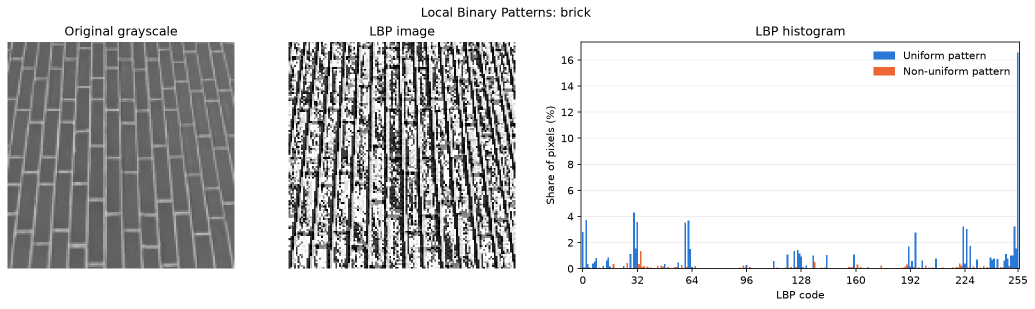
#> input picture results/lbp/brick_lbp.png, 2070 x 617 px, given in place of 10037.jpg, which was not available (shown at 1/2 size)
$ python lbp.py
#> lines starting #> are read from the running program, lines starting #| are printed output that depends on the picture; pictures that were not available may be replaced by others from this repository, and a replacement may not be noted
import csv
from pathlib import Path

import cv2
import matplotlib.pyplot as plt
import numpy as np
from matplotlib.patches import Patch
from skimage import data


IMAGE_SIZE = (128, 128)
FACE_CROP = (slice(10, 210), slice(130, 330))
# Clockwise from the top-left neighbour. The first offset is the lowest bit.
NEIGHBOR_OFFSETS = [
    (-1, -1),
    (-1, 0),
    (-1, 1),
    (0, 1),
    (1, 1),
    (1, 0),
    (1, -1),
    (0, -1),
]
NUMBER_OF_CODES = 256
UNIFORM_COLOR = "#2a78d6"
NON_UNIFORM_COLOR = "#eb6834"


def prepare_image(image):
    if image.ndim == 3:
        image = cv2.cvtColor(image, cv2.COLOR_RGB2GRAY)
    return cv2.resize(image, IMAGE_SIZE, interpolation=cv2.INTER_AREA)


def load_forest_image(image_path):
    image = cv2.imread(str(image_path), cv2.IMREAD_GRAYSCALE)
#> image: shape (617, 2070); min 0, max 255, mean 210.2
    if image is None:
        raise FileNotFoundError(f"Could not load image: {image_path}")
    return prepare_image(image)


def compute_lbp(image):
    if image.ndim != 2:
        raise ValueError("LBP expects a grayscale image")

    rows, columns = image.shape
    center = image[1:-1, 1:-1]
    lbp_image = np.zeros(center.shape, dtype=np.uint8)

    # Border pixels lack a full neighbourhood, so only interior pixels get a code.
    for bit, (row_offset, column_offset) in enumerate(NEIGHBOR_OFFSETS):
        neighbor = image[
            1 + row_offset : rows - 1 + row_offset,
            1 + column_offset : columns - 1 + column_offset,
        ]
        lbp_image |= (neighbor >= center).astype(np.uint8) << bit

    return lbp_image


def lbp_histogram(lbp_image):
    histogram = np.zeros(NUMBER_OF_CODES, dtype=np.int64)
    for code in lbp_image.ravel():
        histogram[code] += 1
    return histogram


def uniform_code_mask():
    # A uniform pattern has at most two 0/1 transitions around the circle.
    mask = np.zeros(NUMBER_OF_CODES, dtype=bool)
    for code in range(NUMBER_OF_CODES):
        bits = [(code >> bit) & 1 for bit in range(8)]
        transitions = sum(bits[bit] != bits[(bit + 1) % 8] for bit in range(8))
        mask[code] = transitions <= 2
    return mask


def summarize_histogram(histogram, uniform_mask):
    frequencies = histogram / histogram.sum()
    occupied = frequencies[frequencies > 0]
    entropy = -np.sum(occupied * np.log2(occupied))
    most_common = np.argsort(histogram)[::-1][:3]
    return {
        "uniform_share": frequencies[uniform_mask].sum(),
        "entropy": entropy,
        "most_common": [(int(code), frequencies[code]) for code in most_common],
    }


def plot_histogram(axis, histogram, uniform_mask):
    codes = np.arange(NUMBER_OF_CODES)
    percentages = histogram / histogram.sum() * 100
    colors = np.where(uniform_mask, UNIFORM_COLOR, NON_UNIFORM_COLOR)
    axis.bar(codes, percentages, width=1.0, color=colors)
    axis.set_xlim(-1, NUMBER_OF_CODES)
    axis.set_xticks([0, 32, 64, 96, 128, 160, 192, 224, 255])
    axis.grid(axis="y", alpha=0.25)
    axis.set_axisbelow(True)


def histogram_legend_handles():
    return [
        Patch(color=UNIFORM_COLOR, label="Uniform pattern"),
        Patch(color=NON_UNIFORM_COLOR, label="Non-uniform pattern"),
    ]


def save_image_comparison(
    image, lbp_image, histogram, uniform_mask, image_name, output_directory
):
    figure, axes = plt.subplots(
        1,
        3,
        figsize=(14, 4),
        width_ratios=[1, 1, 1.6],
        layout="constrained",
    )

    axes[0].imshow(image, cmap="gray", vmin=0, vmax=255)
    axes[0].set_title("Original grayscale")
    axes[0].axis("off")

    axes[1].imshow(lbp_image, cmap="gray", vmin=0, vmax=255)
    axes[1].set_title("LBP image")
    axes[1].axis("off")

    plot_histogram(axes[2], histogram, uniform_mask)
    axes[2].set(
        title="LBP histogram",
        xlabel="LBP code",
        ylabel="Share of pixels (%)",
    )
    axes[2].legend(handles=histogram_legend_handles(), frameon=False)

    figure.suptitle(f"Local Binary Patterns: {image_name}")
    output_path = output_directory / f"{image_name}_lbp.png"
    figure.savefig(output_path, dpi=150, bbox_inches="tight")
    plt.close(figure)
    print(f"Comparison saved to: {output_path}")


def save_histogram_comparison(histograms, uniform_mask, output_directory):
    figure, axes = plt.subplots(
        len(histograms),
        1,
        figsize=(10, 7.5),
        sharex=True,
        sharey=True,
        layout="constrained",
    )

    for axis, (image_name, histogram) in zip(axes, histograms.items()):
        plot_histogram(axis, histogram, uniform_mask)
        axis.set_title(image_name.capitalize(), loc="left")
        axis.set_ylabel("Share of pixels (%)")

    axes[0].legend(handles=histogram_legend_handles(), frameon=False, ncols=2)
    axes[-1].set_xlabel("LBP code")
    figure.suptitle("LBP histograms of the three images")
    output_path = output_directory / "histogram_comparison.png"
    figure.savefig(output_path, dpi=150, bbox_inches="tight")
    plt.close(figure)
    print(f"Histogram comparison saved to: {output_path}")


def save_metrics(summaries, output_directory):
    output_path = output_directory / "metrics.csv"
    with output_path.open("w", newline="", encoding="utf-8") as csv_file:
        writer = csv.writer(csv_file)
        writer.writerow(
            ["image", "uniform_share", "entropy_bits", "most_common_codes"]
        )
        for image_name, summary in summaries.items():
            most_common = "; ".join(
                f"{code} ({code:08b}) {share:.4f}"
                for code, share in summary["most_common"]
            )
            writer.writerow(
                [
                    image_name,
                    f"{summary['uniform_share']:.4f}",
                    f"{summary['entropy']:.4f}",
                    most_common,
                ]
            )

    print(f"Metrics saved to: {output_path}")
    print("\nimage  | uniform share | entropy (bits) | most common codes")
    print("-------|---------------|----------------|------------------")
    for image_name, summary in summaries.items():
        most_common = ", ".join(
            f"{code} ({share:.1%})" for code, share in summary["most_common"]
        )
        print(
            f"{image_name:<6} | {summary['uniform_share']:>13.1%} | "
            f"{summary['entropy']:>14.2f} | {most_common}"
        )


def main():
    project_root = Path(__file__).resolve().parents[1]
    forest_path = (
        project_root
        / "data"
        / "intel-image-classification"
        / "seg_train"
        / "seg_train"
        / "forest"
        / "10037.jpg"
    )
    output_directory = project_root / "results" / "lbp"
    output_directory.mkdir(parents=True, exist_ok=True)

    # The texture and face images are sample images bundled with scikit-image.
    images = {
        "forest": load_forest_image(forest_path),
        "brick": prepare_image(data.brick()),
        "face": prepare_image(data.astronaut()[FACE_CROP]),
    }
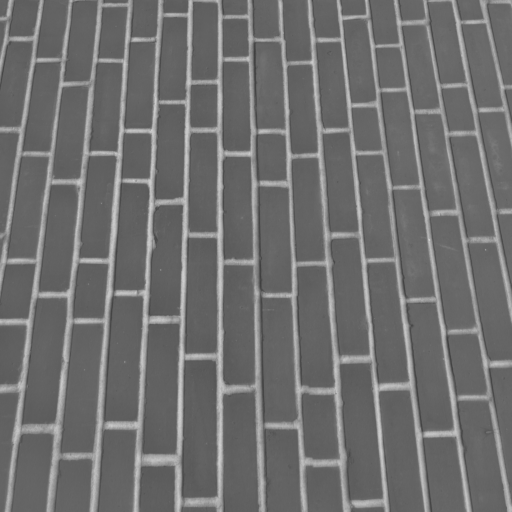
#> input picture skimage.data.brick(), 512 x 512 px
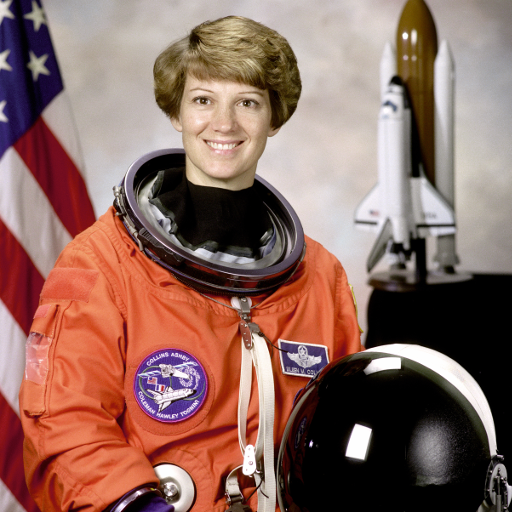
#> input picture skimage.data.astronaut(), 512 x 512 px
#> in prepare_image (call 3), `return cv2.resize(image, IMAGE_SIZE, interpolation=cv2.INTER_AREA)`:
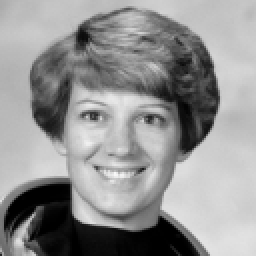
#> returned value: shape (128, 128) (shown 2 times larger); min 0, max 248, mean 145.9

    uniform_mask = uniform_code_mask()
    print(
        f"Uniform codes: {uniform_mask.sum()} of {NUMBER_OF_CODES} "
        f"({uniform_mask.mean():.1%})"
    )

    histograms = {}
    summaries = {}
    for image_name, image in images.items():
        lbp_image = compute_lbp(image)
        histogram = lbp_histogram(lbp_image)
        assert histogram.sum() == lbp_image.size

        histograms[image_name] = histogram
        summaries[image_name] = summarize_histogram(histogram, uniform_mask)
        print(
            f"{image_name}: image {image.shape}, LBP image {lbp_image.shape}"
        )
        save_image_comparison(
            image, lbp_image, histogram, uniform_mask, image_name, output_directory
        )
#> this loop made 3 passes
#> (image_name, entropy in summarize_histogram, most_common in summarize_histogram) on passes 1 to 3: ('forest', 4.01, [255, 248, 143]), ('brick', 5.79, [255, 30, 2]), ('face', 6.35, [255, 135, 240])
#| forest: image (128, 128), LBP image (126, 126)
#| Comparison saved to: results/lbp/forest_lbp.png
#| brick: image (128, 128), LBP image (126, 126)
#| Comparison saved to: results/lbp/brick_lbp.png
#| face: image (128, 128), LBP image (126, 126)
#| Comparison saved to: results/lbp/face_lbp.png
#> pass 1, in main, `lbp_image = compute_lbp(image)`:
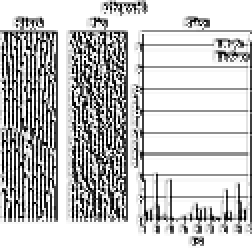
#> lbp_image: shape (126, 126) (shown 2 times larger); min 0, max 255, mean 196.1
#> pass 1, in save_image_comparison, `figure.savefig(output_path, dpi=150, bbox_inches="tight")`:
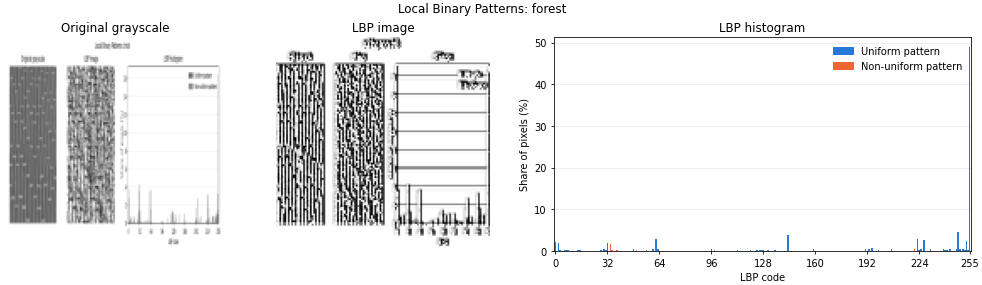
#> figure drawn by matplotlib, 3 panels; panel 3: tallest bar 48.84 high, from x = 254.5 to 255.5
#> after the loop:
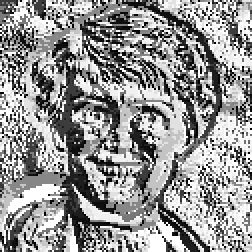
#> lbp_image: shape (126, 126) (shown 2 times larger); min 0, max 255, mean 148.8
#> after the loop, histograms = 3 items; summaries = 3 items

    save_histogram_comparison(histograms, uniform_mask, output_directory)
#> the loop in save_histogram_comparison, `for axis, (image_name, histogram) in zip(axes, histograms.items()):` made 3 passes
#> image_name on passes 1 to 3: 'forest', 'brick', 'face'
#> in save_histogram_comparison, `figure.savefig(output_path, dpi=150, bbox_inches="tight")`:
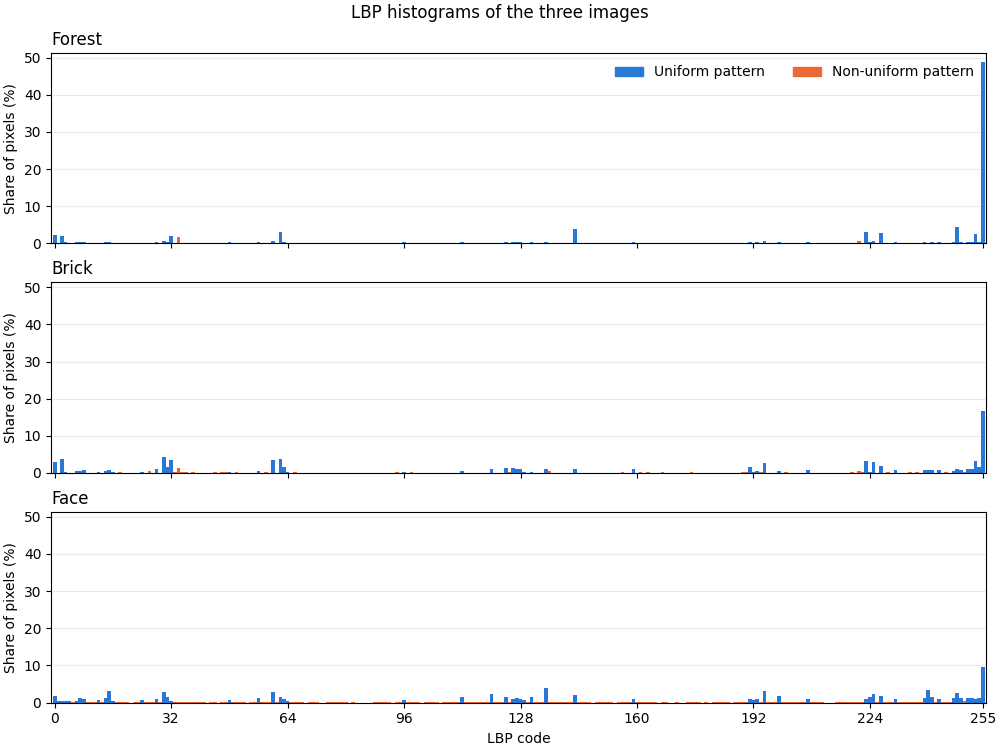
#> figure drawn by matplotlib, 3 panels; panel 3: tallest bar 9.54 high, from x = 254.5 to 255.5
    save_metrics(summaries, output_directory)
#> the loop in save_metrics, `for image_name, summary in summaries.items():` made 3 passes


if __name__ == "__main__":
    main()
